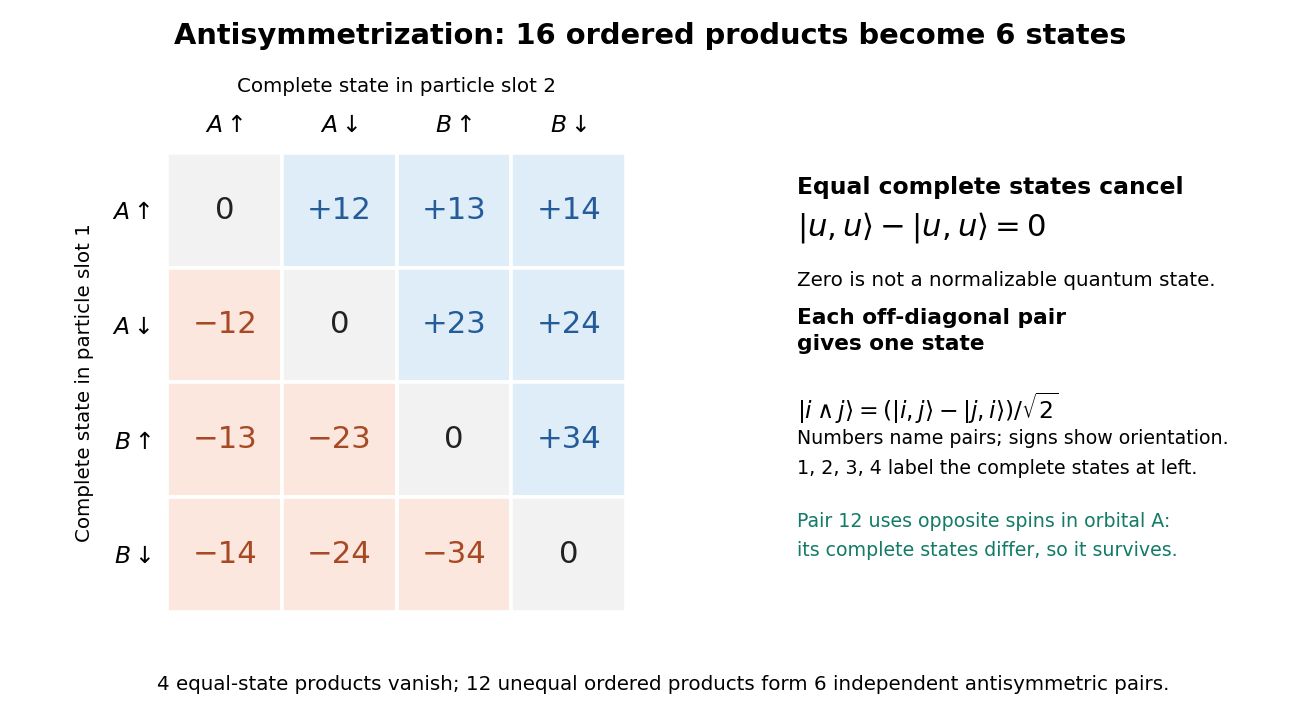

Reproduce this figure in Python.
"""Generate pauli-antisymmetric-state-pairs.png in the current directory.

Tested with Python 3.14, matplotlib 3.10.7 and numpy 2.3.5.
Run from _media with MPLBACKEND=Agg and a writable MPLCONFIGDIR.
The grid is a labelled finite-state model, not an experimental readout.
"""

from pathlib import Path

import matplotlib.pyplot as plt
from matplotlib.patches import Rectangle
import numpy as np


def main():
    swap = np.zeros((16, 16))
    for i in range(4):
        for j in range(4):
            swap[4 * j + i, 4 * i + j] = 1
    projector = (np.eye(16) - swap) / 2
    assert np.linalg.matrix_rank(projector) == 6
    assert np.allclose(projector @ projector, projector)
    fig, (grid, explanation) = plt.subplots(
        1, 2, figsize=(10.0, 5.6), dpi=130, facecolor="white",
        gridspec_kw={"width_ratios": [1.08, 1]},
    )
    fig.suptitle("Antisymmetrization: 16 ordered products become 6 states",
                 fontsize=16, weight="bold", y=0.97)
    labels = [r"$A\uparrow$", r"$A\downarrow$", r"$B\uparrow$", r"$B\downarrow$"]
    grid.set(xlim=(-0.5, 3.5), ylim=(3.5, -0.5), aspect="equal")
    grid.set_xticks(range(4), labels=labels, fontsize=13)
    grid.set_yticks(range(4), labels=labels, fontsize=13)
    grid.xaxis.tick_top()
    grid.xaxis.set_label_position("top")
    grid.set_xlabel("Complete state in particle slot 2", fontsize=11, labelpad=12)
    grid.set_ylabel("Complete state in particle slot 1", fontsize=11, labelpad=10)
    grid.tick_params(length=0, pad=9)
    for spine in grid.spines.values():
        spine.set_visible(False)
    for i in range(4):
        for j in range(4):
            face = "#f2f2f2" if i == j else ("#dfedf9" if i < j else "#fbe7de")
            grid.add_patch(Rectangle((j - 0.5, i - 0.5), 1, 1,
                                     facecolor=face, edgecolor="white", lw=2))
            text = "0" if i == j else f"{min(i,j)+1}{max(i,j)+1}"
            if i != j:
                text = ("+" if i < j else "−") + text
            grid.text(j, i, text, ha="center", va="center", fontsize=17,
                      color="#222222" if i == j else ("#245b99" if i < j else "#a74924"))
    explanation.axis("off")
    explanation.text(0.02, 0.91, "Equal complete states cancel", fontsize=13, weight="bold")
    explanation.text(0.02, 0.82, r"$|u,u\rangle-|u,u\rangle=0$", fontsize=17)
    explanation.text(0.02, 0.71, "Zero is not a normalizable quantum state.", fontsize=11)
    explanation.text(0.02, 0.57, "Each off-diagonal pair\ngives one state", fontsize=12, weight="bold", linespacing=1.4)
    explanation.text(0.02, 0.42, r"$|i\wedge j\rangle=(|i,j\rangle-|j,i\rangle)/\sqrt{2}$", fontsize=13)
    explanation.text(0.02, 0.30, "Numbers name pairs; signs show orientation.\n1, 2, 3, 4 label the complete states at left.", fontsize=10.5, linespacing=1.7)
    explanation.text(0.02, 0.12, "Pair 12 uses opposite spins in orbital A:\nits complete states differ, so it survives.", fontsize=10.5, linespacing=1.7, color="#137b67")
    fig.text(0.51, 0.052, "4 equal-state products vanish; 12 unequal ordered products form 6 independent antisymmetric pairs.",
             ha="center", fontsize=11)
    fig.subplots_adjust(left=0.10, right=0.985, bottom=0.16, top=0.79, wspace=0.24)
    fig.savefig(Path.cwd() / "pauli-antisymmetric-state-pairs.png", facecolor="white", transparent=False)
    plt.close(fig)


if __name__ == "__main__":
    main()
